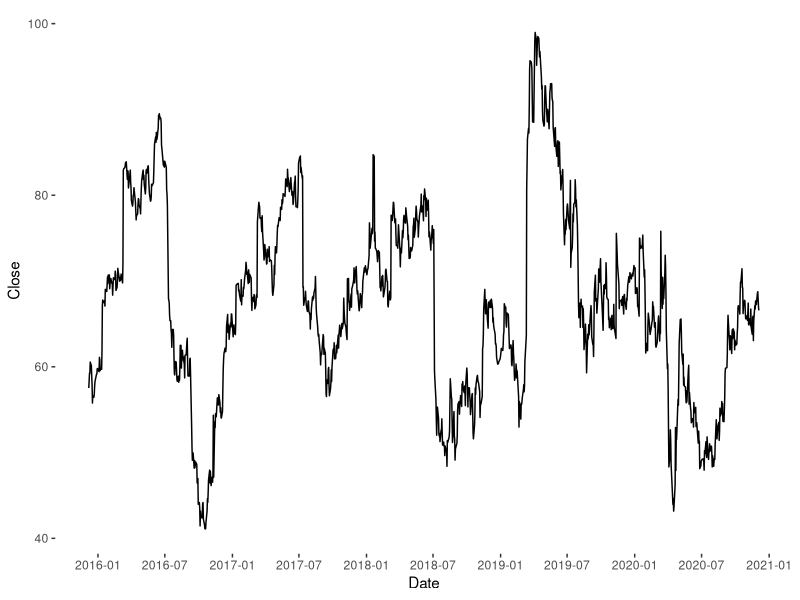
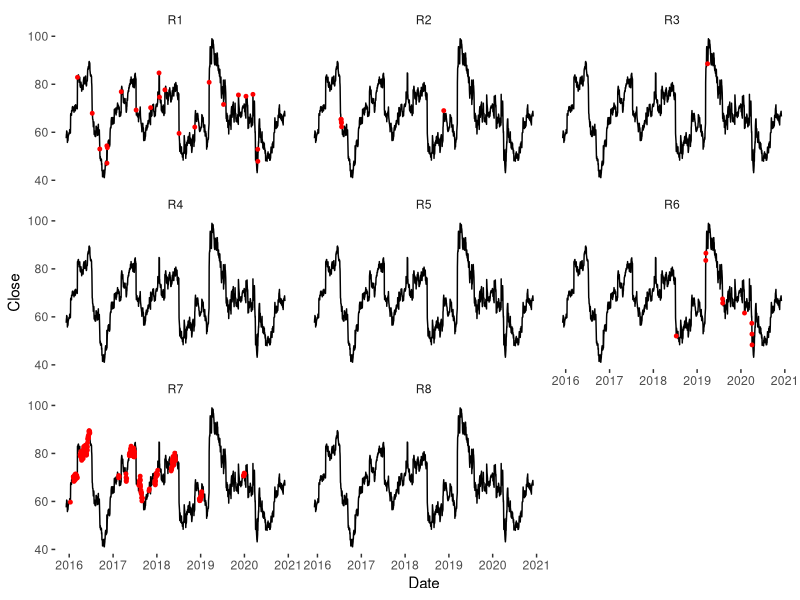
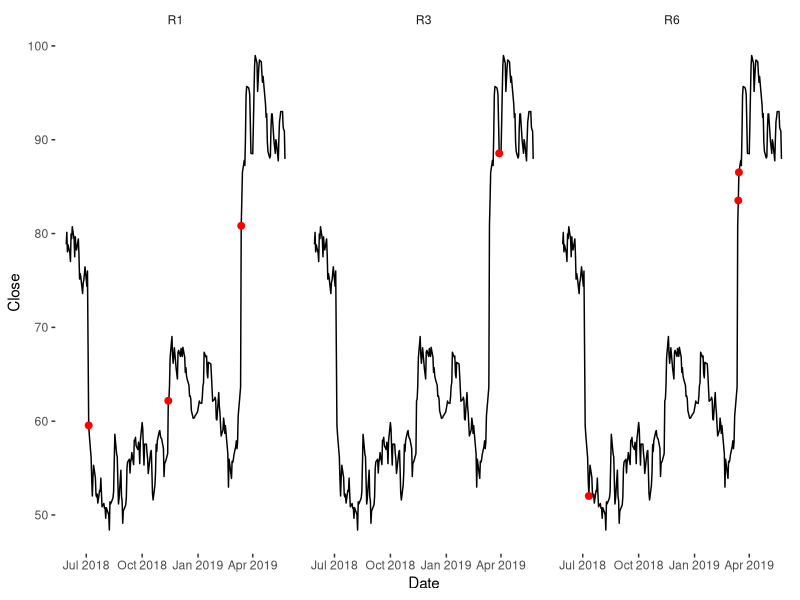
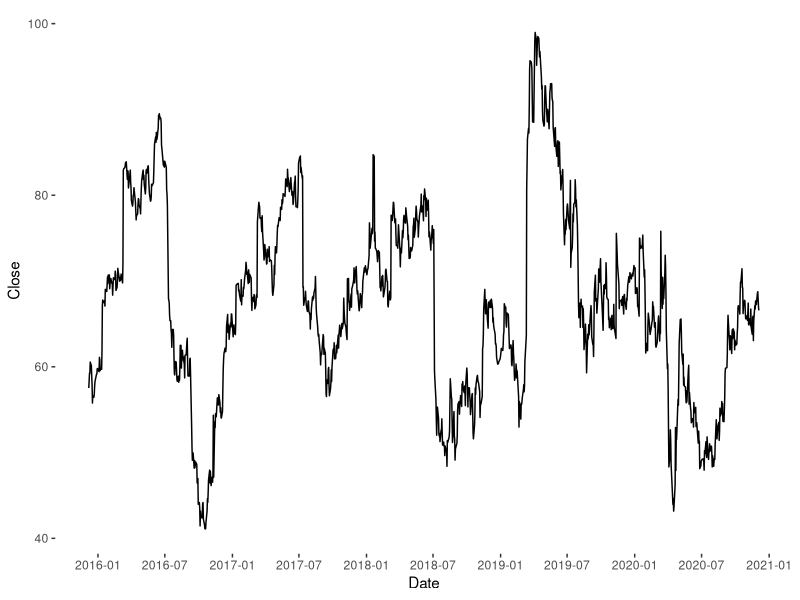
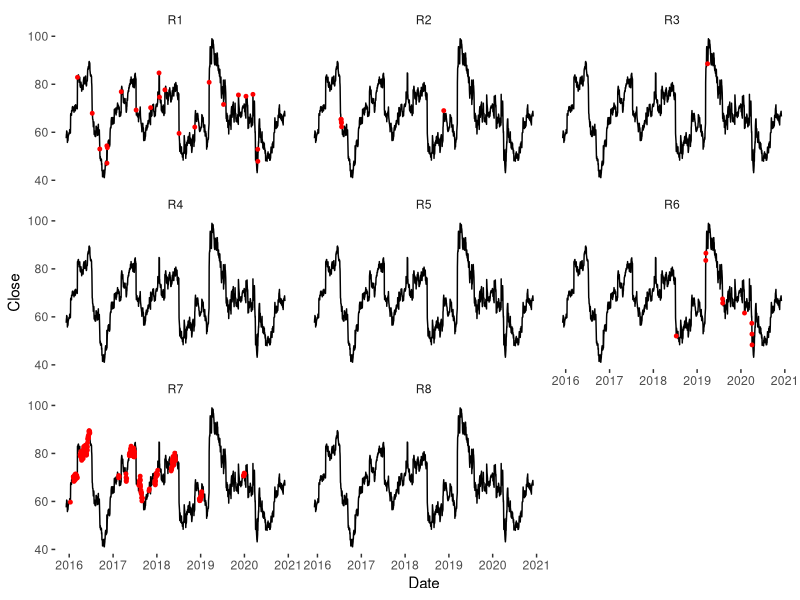
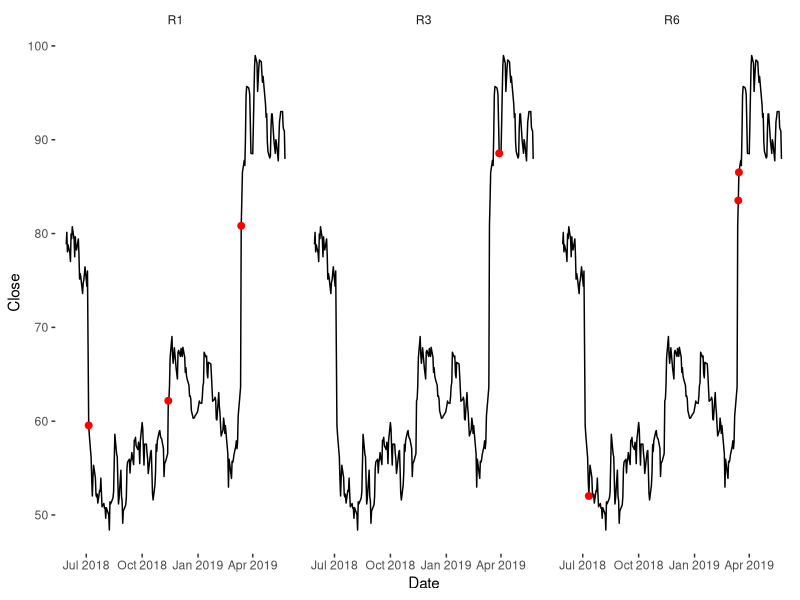

Generate these figures, in order, with R:
## ---- chunk 1
library(tidyverse)
library(tidyr)
library(scales)

#Loading the data
#setwd('C:/RProjects/Kamino_R/control')
df <- read.csv("data/control.csv")

df$Date <- as.Date(df$Date, format="%Y-%m-%d")

df1 <- df %>% mutate(R1 = ifelse(R1 == 1, "R1", "")) %>% 
  mutate(R2 = ifelse(R2 == 1, "R2", "")) %>%
  mutate(R3 = ifelse(R3 == 1, "R3", "")) %>%
  mutate(R4 = ifelse(R4 == 1, "R4", "")) %>%
  mutate(R5 = ifelse(R5 == 1, "R5", "")) %>%
  mutate(R6 = ifelse(R6 == 1, "R6", "")) %>%
  mutate(R7 = ifelse(R7 == 1, "R7", "")) %>%
  mutate(R8 = ifelse(R8 == 1, "R8", ""))
  
df2 <- df %>% gather(key = "key", value = "label",
               R1, R2, R3, R4, R5, R6, R7, R8)

## ---- chunk 2

df

## ---- chunk 3

v1 <- ggplot(df, aes(x=Date, y=Close)) +
  geom_line() + 
  theme(panel.grid = element_blank(), 
        #axis.ticks = element_blank(), 
        #axis.text.x=element_blank(), 
        #panel.border = element_blank(),
        strip.background = element_blank(),
        panel.background = element_blank()
        #axis.title.x=element_blank(),
        #axis.title.y=element_blank()
  )  + 
  scale_x_date(breaks = breaks_pretty(15))

v1

## ---- chunk 4

v2 <- ggplot(df2, aes(x=Date, y=Close)) +
  geom_line() +
  geom_point(data=df2[df2$label == 1,],color="red",size=1) +
  #geom_text(aes(label=label), color = 'red') +
  facet_wrap(~key) + 
  theme(panel.grid = element_blank(), 
        #axis.ticks = element_blank(), 
        #axis.text.x=element_blank(), 
        #panel.border = element_blank(),
        strip.background = element_blank(),
        panel.background = element_blank()
        #axis.title.x=element_blank(),
        #axis.title.y=element_blank()
  )  + 
  scale_x_date(breaks = breaks_pretty(7))
v2

## ---- chunk 5

df3 <- df2 %>% filter(Date > '2018/05/25' & Date < '2019/05/25') %>% filter(key == 'R1' | key == 'R3' | key == 'R6')

v3 <- ggplot(df3, aes(x=Date, y=Close)) +
  geom_line() +
  geom_point(data=df3[df3$label == 1,],color="red",size=2) +
  #geom_text(aes(label=label), color = 'red') +
  facet_wrap(~key) + 
  theme(panel.grid = element_blank(), 
        #axis.ticks = element_blank(), 
        #axis.text.x=element_blank(), 
        #panel.border = element_blank(),
        strip.background = element_blank(),
        panel.background = element_blank()
        #axis.title.x=element_blank(),
        #axis.title.y=element_blank()
  )
v3
## ---- chunk 6

# Save plot to svg file
ggsave(filename = "Lean-Hogs_Commody_Prices-v1.svg", plot = v1, width=12, height=6)
ggsave(filename = "Lean-Hogs_Commody_Prices-v2.svg", plot = v2, width=12, height=6)
ggsave(filename = "Lean-Hogs_Commody_Prices-v3.svg", plot = v3, width=12, height=6)

